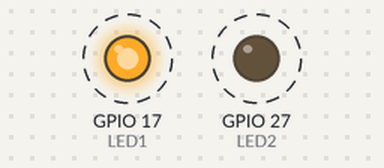
The program below on a simulated Raspberry Pi (BCM pin numbers). On the bench: output pins drawn as LEDs (lit = HIGH). Dashed ring = blinking.

Above: at 0.5 s.
Timing chart, 0 to 4.6 s (numbered marks = the images above):
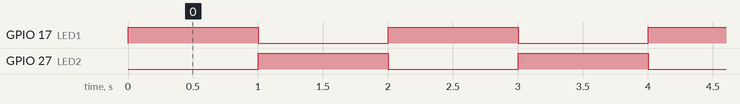

Measured:
- by itself, GPIO 17 (LED1), GPIO 27 (LED2): alternates HIGH for 1.0 s and LOW for 1.0 s

The program:

exercice2.py
```python
#! /usr/bin/env python
# enable functions and methods to manage the Pi
import RPi.GPIO as GPIO
# enable use of functions of time
import time
# GPIO used to connect an anode leg LED
# GPIO 17 is equal PIN 11 follow the physical enumeration
LED1=17
LED2=27
#time to wait
FRESH=1
# setup the enumeration based on GPIO references 1
GPIO.setmode(GPIO.BCM)
# setup the port 17 as output, in this PIN the energy will go out

GPIO.setup(LED1, GPIO.OUT)
# setup to have not energy by the port 17
GPIO.output(LED1, GPIO.LOW)
# code of protection; if has no problem the block try will keep always on

GPIO.setup(LED2, GPIO.OUT)
# setup to have not energy by the port 27
GPIO.output(LED2, GPIO.LOW)
# code of protection; if has no problem the block try will keep always on


try:
# infinite loop
    while True:
 # Active the transmission of energy by port 17
        GPIO.output(LED1, GPIO.HIGH)
     # Wait 1 second
        time.sleep(FRESH)
     # Cut off the transmission of energy

        GPIO.output(LED1, GPIO.LOW)

        GPIO.output(LED2, GPIO.HIGH)

        time.sleep(FRESH)

        GPIO.output(LED2, GPIO.LOW)


 # exceptions are anything that interrupt the try block.
 # if a CTRL_C be pressed
except KeyboardInterrupt:
# setup the GPIO to default values; finish any transmission of energy
    GPIO.cleanup()
```
